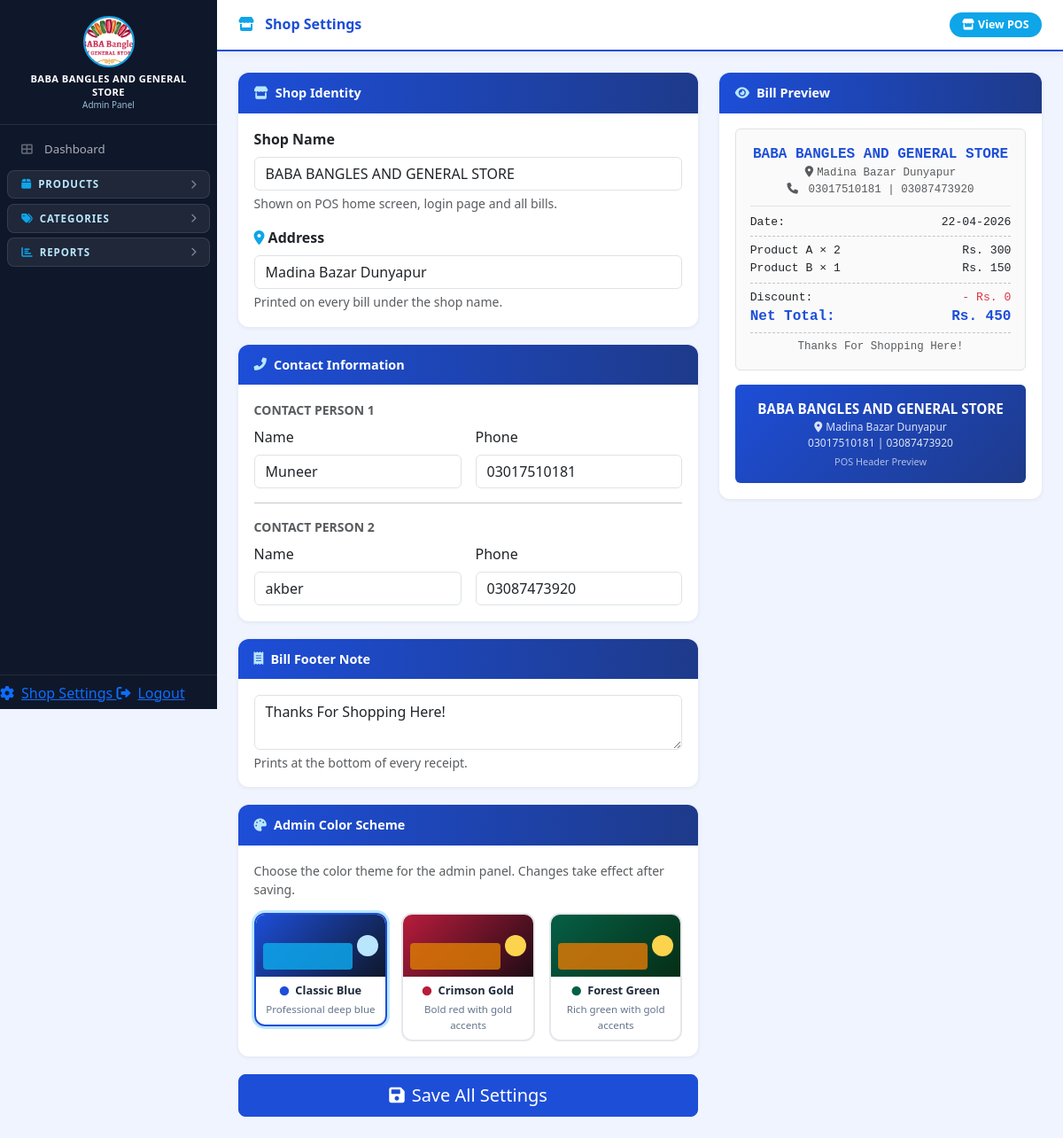
Screenshot of /admin/settings (signed in) with the database file from the repository.
### exe.py (models this page shows)
class ShopSettings(db.Model):
    id             = db.Column(db.Integer, primary_key=True)
    shop_name      = db.Column(db.String(200), default='Bookshop')
    address        = db.Column(db.String(300), default='')
    contact1_name  = db.Column(db.String(100), default='')
    contact1_phone = db.Column(db.String(50),  default='')
    contact2_name  = db.Column(db.String(100), default='')
    contact2_phone = db.Column(db.String(50),  default='')
    bill_note      = db.Column(db.Text,         default='')
    color_scheme   = db.Column(db.String(20),   default='blue')

### exe.py (the view, shortened to what this page needs)
@app.route('/admin/settings', methods=['GET', 'POST'])
def admin_settings():
    guard = admin_required()
    if guard: return guard
    s = ShopSettings.query.first()
    return render_template('admin/settings.html', settings=s,
                           now=date.today().strftime('%d-%m-%Y'))

### templates/admin/settings.html (shortened to what this page needs)
{% extends "admin/base.html" %}
{% block page_icon %}fas fa-store{% endblock %}
{% block page_title %}Shop Settings{% endblock %}
{% block content %}
<form method="POST" action="/admin/settings">
<div class="row g-4">
    <div class="col-lg-7">
        <div class="admin-card">
            <div class="card-head"><i class="fas fa-store"></i> Shop Identity</div>
            <div class="card-body">
                <div class="mb-3">
                    <label class="form-label fw-semibold">Shop Name</label>
                    <input type="text" class="form-control" name="shop_name"
                           value="{{ settings.shop_name }}" required
                           placeholder="e.g. BABA BANGLES AND GENERAL STORE">
                    <div class="form-text">Shown on POS home screen, login page and all bills.</div>
                </div>
                <div class="mb-0">
                    <label class="form-label fw-semibold">
                        <i class="fas fa-map-marker-alt me-1" style="color:var(--s)"></i>Address
                    </label>
                    <input type="text" class="form-control" name="address"
                           value="{{ settings.address }}"
                           placeholder="e.g. Madina Bazar Dunyapur">
                    <div class="form-text">Printed on every bill under the shop name.</div>
                </div>
            </div>
        </div>
        <div class="admin-card">
            <div class="card-head"><i class="fas fa-phone-alt"></i> Contact Information</div>
            <div class="card-body">
                <p class="text-muted small fw-semibold text-uppercase mb-2">Contact Person 1</p>
                <div class="row g-3 mb-3">
                    <div class="col-md-6">
                        <label class="form-label">Name</label>
                        <input type="text" class="form-control" name="contact1_name"
                               value="{{ settings.contact1_name }}" placeholder="Full name">
                    </div>
                    <div class="col-md-6">
                        <label class="form-label">Phone</label>
                        <input type="text" class="form-control" name="contact1_phone"
                               value="{{ settings.contact1_phone }}" placeholder="03XX-XXXXXXX">
                    </div>
                </div>
                <hr>
                <p class="text-muted small fw-semibold text-uppercase mb-2">Contact Person 2</p>
                <div class="row g-3">
                    <div class="col-md-6">
                        <label class="form-label">Name</label>
                        <input type="text" class="form-control" name="contact2_name"
                               value="{{ settings.contact2_name }}" placeholder="Full name">
                    </div>
                    <div class="col-md-6">
                        <label class="form-label">Phone</label>
                        <input type="text" class="form-control" name="contact2_phone"
                               value="{{ settings.contact2_phone }}" placeholder="03XX-XXXXXXX">
                    </div>
                </div>
            </div>
        </div>
        <div class="admin-card">
            <div class="card-head"><i class="fas fa-receipt"></i> Bill Footer Note</div>
            <div class="card-body">
                <textarea class="form-control" name="bill_note" rows="2"
                          placeholder="e.g. Thank you! Please visit again.">{{ settings.bill_note }}</textarea>
                <div class="form-text">Prints at the bottom of every receipt.</div>
            </div>
        </div>
        <div class="admin-card">
            <div class="card-head"><i class="fas fa-palette"></i> Admin Color Scheme</div>
            <div class="card-body">
                <p class="text-muted small mb-3">Choose the color theme for the admin panel. Changes take effect after saving.</p>
                <div class="row g-3">
                    <div class="col-md-4">
                        <label class="scheme-card {% if (settings.color_scheme or 'blue') == 'blue' %}selected{% endif %}"
                               for="scheme_blue">
                            <div class="scheme-preview" style="background:linear-gradient(135deg,#1D4ED8,#0F172A);">
                                <div class="scheme-bar" style="background:#0EA5E9;"></div>
                                <div class="scheme-dot" style="background:#BAE6FD;"></div>
                            </div>
                            <div class="scheme-name">
                                <i class="fas fa-circle me-1" style="color:#1D4ED8;font-size:.65rem;"></i>
                                Classic Blue
                            </div>
                            <div class="scheme-desc">Professional deep blue</div>
                        </label>
                    </div>
                    <div class="col-md-4">
                        <label class="scheme-card {% if settings.color_scheme == 'crimson' %}selected{% endif %}"
                               for="scheme_crimson">
                            <div class="scheme-preview" style="background:linear-gradient(135deg,#B91C3C,#1E0B14);">
                                <div class="scheme-bar" style="background:#D97706;"></div>
                                <div class="scheme-dot" style="background:#FCD34D;"></div>
                            </div>
                            <div class="scheme-name">
                                <i class="fas fa-circle me-1" style="color:#B91C3C;font-size:.65rem;"></i>
                                Crimson Gold
                            </div>
                            <div class="scheme-desc">Bold red with gold accents</div>
                        </label>
                    </div>
                    <div class="col-md-4">
                        <label class="scheme-card {% if settings.color_scheme == 'green' %}selected{% endif %}"
                               for="scheme_green">
                            <div class="scheme-preview" style="background:linear-gradient(135deg,#065F46,#052E16);">
                                <div class="scheme-bar" style="background:#D97706;"></div>
                                <div class="scheme-dot" style="background:#FCD34D;"></div>
                            </div>
                            <div class="scheme-name">
                                <i class="fas fa-circle me-1" style="color:#065F46;font-size:.65rem;"></i>
                                Forest Green
                            </div>
                            <div class="scheme-desc">Rich green with gold accents</div>
                        </label>
                    </div>
                </div>
            </div>
        </div>
        <button type="submit" class="btn btn-primary btn-lg w-100">
            <i class="fas fa-save me-2"></i>Save All Settings
        </button>
    </div>
    <div class="col-lg-5">
        <div class="admin-card" style="position:sticky;top:75px;">
            <div class="card-head"><i class="fas fa-eye"></i> Bill Preview</div>
            <div class="card-body">
                <div class="p-3 border rounded" style="font-family:monospace;font-size:0.82rem;background:#FAFAFA;">
                    <div class="text-center border-bottom pb-2 mb-2">
                        <div class="fw-bold" style="font-size:1rem;color:var(--p)">
                            {{ settings.shop_name or 'Shop Name' }}
                        </div>
                        {% if settings.address %}
                        <div class="text-muted" style="font-size:0.78rem;">
                            <i class="fas fa-map-marker-alt me-1"></i>{{ settings.address }}
                        </div>
                        {% endif %}
                        {% if settings.contact1_phone or settings.contact2_phone %}
                        <div class="text-muted" style="font-size:0.78rem;">
                            <i class="fas fa-phone me-1"></i>
                            {{ settings.contact1_phone }}
                            {% if settings.contact2_phone %} | {{ settings.contact2_phone }}{% endif %}
                        </div>
                        {% endif %}
                    </div>
                    <div class="d-flex justify-content-between"><span>Date:</span><span>{{ now }}</span></div>
                    <hr style="border-style:dashed;margin:6px 0;">
                    <div class="d-flex justify-content-between"><span>Product A × 2</span><span>Rs. 300</span></div>
                    <div class="d-flex justify-content-between"><span>Product B × 1</span><span>Rs. 150</span></div>
                    <hr style="border-style:dashed;margin:6px 0;">
                    <div class="d-flex justify-content-between"><span>Discount:</span><span class="text-danger">- Rs. 0</span></div>
                    <div class="d-flex justify-content-between fw-bold" style="font-size:1rem;color:var(--p)">
                        <span>Net Total:</span><span>Rs. 450</span>
                    </div>
                    {% if settings.bill_note %}
                    <hr style="border-style:dashed;margin:6px 0;">
                    <div class="text-center text-muted" style="font-size:0.78rem;">{{ settings.bill_note }}</div>
                    {% endif %}
                </div>
                <div class="mt-3 p-3 rounded text-white text-center"
                     style="background:linear-gradient(135deg,var(--p),var(--pd));">
                    <div class="fw-bold" style="font-size:0.95rem;">
                        {{ settings.shop_name or 'Shop Name' }}
                    </div>
                    {% if settings.address %}
                    <div style="font-size:0.75rem;opacity:0.85;">
                        <i class="fas fa-map-marker-alt me-1"></i>{{ settings.address }}
                    </div>
                    {% endif %}
                    {% if settings.contact1_phone or settings.contact2_phone %}
                    <div style="font-size:0.75rem;opacity:0.85;">
                        {{ settings.contact1_phone }}
                        {% if settings.contact2_phone %} | {{ settings.contact2_phone }}{% endif %}
                    </div>
                    {% endif %}
                    <div class="mt-1" style="font-size:0.68rem;opacity:0.65;">POS Header Preview</div>
                </div>
            </div>
        </div>
    </div>
</div>
</form>
{% endblock %}

### templates/admin/base.html (shortened to what this page needs)
<!DOCTYPE html>
<html lang="en">
<head>
    <link href="https://cdn.jsdelivr.net/npm/bootstrap@5.3.0/dist/css/bootstrap.min.css" rel="stylesheet">
    <link href="https://cdnjs.cloudflare.com/ajax/libs/font-awesome/6.0.0/css/all.min.css" rel="stylesheet">
</head>
<body>
{% set ap = request.path %}
{% set sec_products   = ap in ['/admin/products','/admin/add'] or ap.startswith('/admin/update') %}
{% set sec_categories = ap in ['/admin/categories','/admin/add_category'] or ap.startswith('/admin/update_category') %}
{% set sec_reports    = ap in ['/admin/sales','/admin/stock_in','/admin/stock_out','/admin/stock_report','/admin/lowstock'] %}
{% set sec_settings   = ap == '/admin/settings' %}
<aside class="sidebar">
    <div class="sidebar-brand">
        <img src="{{ url_for('static', filename='images/logo.jpeg') }}" alt="Logo">
        <div class="brand-name">{{ shop_settings.shop_name if shop_settings else 'POS' }}</div>
        <div class="brand-sub">Admin Panel</div>
    </div>
    <nav class="sidebar-nav">
        <a href="/admin/" class="solo-link {{ 'active' if ap in ['/admin/','/admin'] else '' }}">
            <i class="fas fa-th-large me-2"></i>Dashboard
        </a>
        <div class="nav-group">
            <div class="nav-group-btn {{ 'open' if sec_products else '' }}" data-target="nav-products">
                <span><i class="fas fa-box grp-icon"></i>Products</span>
                <i class="fas fa-chevron-right chevron"></i>
            </div>
        </div>
        <div class="nav-group">
            <div class="nav-group-btn {{ 'open' if sec_categories else '' }}" data-target="nav-categories">
                <span><i class="fas fa-tags grp-icon"></i>Categories</span>
                <i class="fas fa-chevron-right chevron"></i>
            </div>
        </div>
        <div class="nav-group">
            <div class="nav-group-btn {{ 'open' if sec_reports else '' }}" data-target="nav-reports">
                <span><i class="fas fa-chart-bar grp-icon"></i>Reports</span>
                <i class="fas fa-chevron-right chevron"></i>
            </div>
        </div>
    </nav>
    <div class="sidebar-footer">
        <a href="/admin/settings" class="solo-link {{ 'active' if sec_settings else '' }}">
            <i class="fas fa-cog me-2"></i>Shop Settings
        </a>
        <a href="/admin/logout" class="solo-link">
            <i class="fas fa-sign-out-alt me-2"></i>Logout
        </a>
    </div>
</aside>
<div class="main-wrap">
    <div class="topbar">
        <h1 class="topbar-title">
            <i class="{% block page_icon %}fas fa-th-large{% endblock %} me-2"></i>
            {% block page_title %}Dashboard{% endblock %}
        </h1>
        <a href="/" target="_blank" class="btn btn-pos">
            <i class="fas fa-store me-1"></i>View POS
        </a>
    </div>
    <div class="content-area">
        {% block content %}{% endblock %}
    </div>
</div>
</body>
</html>

### rows the page displays
ShopSettings: shop_name "BABA BANGLES AND GENERAL STORE", address "Madina Bazar Dunyapur", contact1_name "Muneer", contact1_phone "03017510181", contact2_name "akber", contact2_phone "03087473920", bill_note "Thanks For Shopping Here!"
